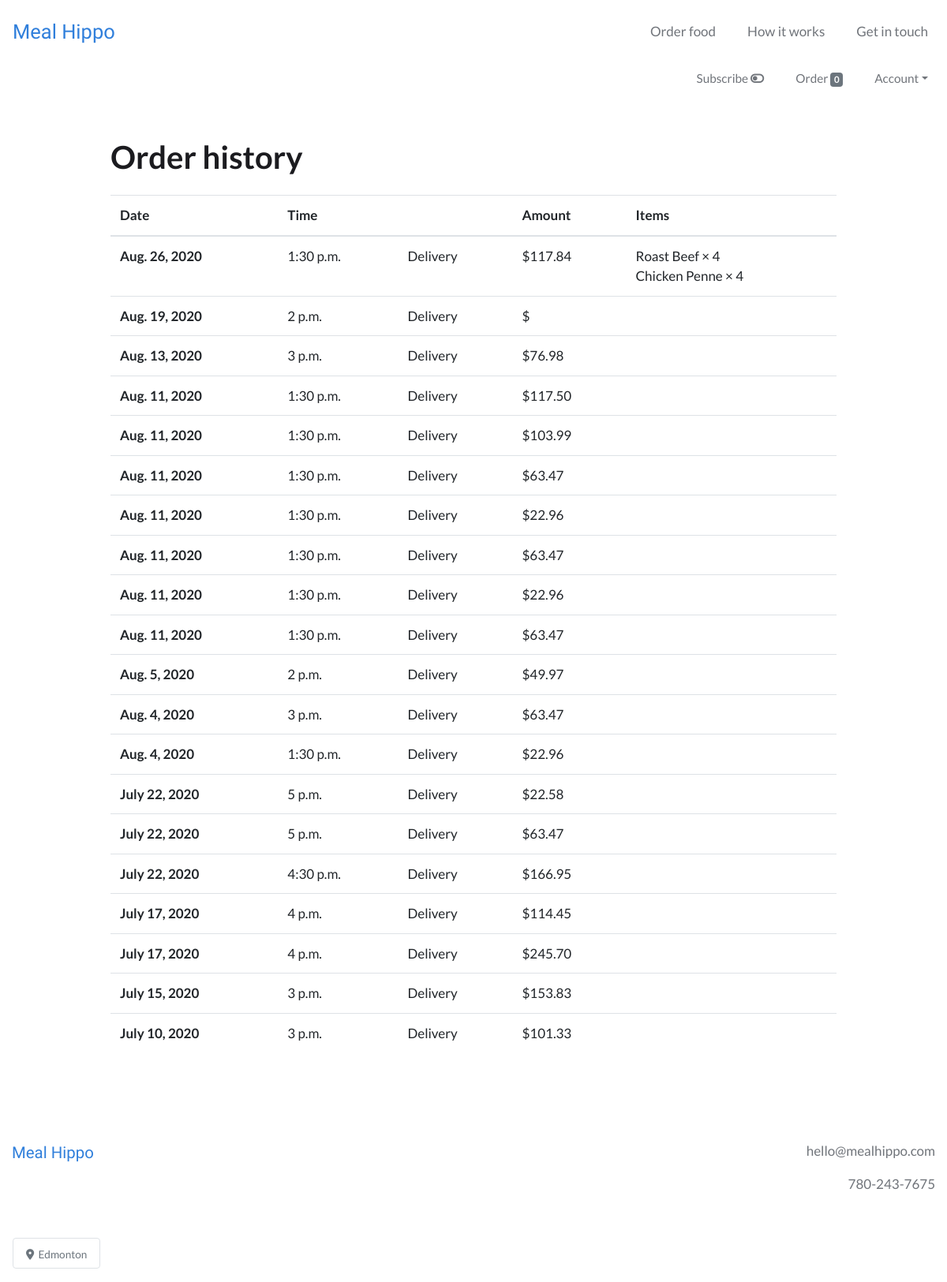
/order/history (signed in), run on an earlier commit of the app's database.
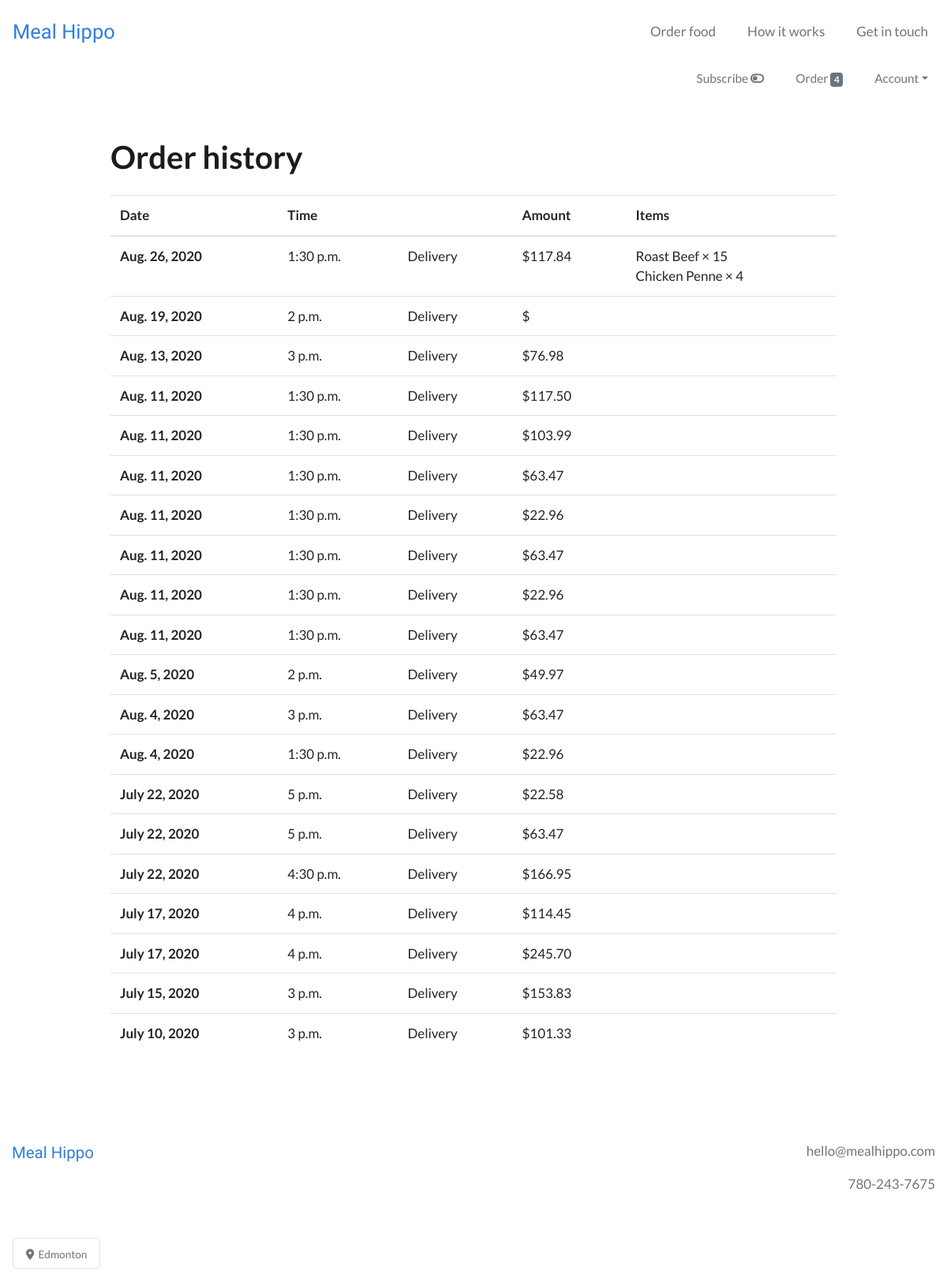
And on a later commit of the database.
### users/models.py (models this page shows, shortened)
class CustomUser(AbstractBaseUser):
    email = models.EmailField(unique=True)
    is_active = models.BooleanField(default=True)
    is_admin = models.BooleanField(default=False)
    objects = CustomUserManager()
    USERNAME_FIELD = 'email'
    REQUIRED_FIELDS = []

### webplatform/models.py (models this page shows, shortened)
class OrderItem(models.Model):
    user = models.ForeignKey(settings.AUTH_USER_MODEL, on_delete=models.CASCADE)
    item = models.ForeignKey(Item, on_delete=models.CASCADE)
    quantity = models.IntegerField(default=1)
    is_individual = models.BooleanField(default=False)
    is_completed = models.BooleanField(default=False)

class Item(models.Model):
    supplier = models.ForeignKey(Supplier, on_delete=models.CASCADE)
    name = models.CharField(max_length=100)
    description = models.TextField()
    price = models.FloatField()
    minimum_portions = models.IntegerField(blank=True, null=True)
    portion_increment = models.IntegerField(blank=True, null=True)
    minimum_lead_time = models.IntegerField(blank=True, null=True)
    calories = models.CharField(max_length=100, blank=True, null=True)
    protein = models.FloatField(blank=True, null=True)
    fat = models.FloatField(blank=True, null=True)
    carbs = models.FloatField(blank=True, null=True)
    portion_size = models.TextField(blank=True, null=True)
    rank = models.IntegerField(blank=True, null=True)
    is_active = models.BooleanField()
    is_featured = models.BooleanField(default=False)
    created_at = models.DateTimeField(auto_now_add=True)
    modified_at = models.DateTimeField(auto_now=True)

class Order(models.Model):
    user = models.ForeignKey(settings.AUTH_USER_MODEL, on_delete=models.CASCADE)
    items = models.ManyToManyField(OrderItem)
    to_be_delivered = models.BooleanField(default=True)
    delivery_date = models.DateField(null=True)
    delivery_time = models.TimeField(null=True)
    notes = models.TextField(blank=True, null=True, verbose_name='Order notes')
    is_completed = models.BooleanField(default=False)
    payment = models.ForeignKey(Payment, on_delete=models.SET_NULL, blank=True, null=True)
    created_at = models.DateTimeField(auto_now_add=True)
    modified_at = models.DateTimeField(auto_now=True)

### webplatform/views.py (the view)
# urls.py: path('order/history', views.OrderHistoryView.as_view(), name='order_history_view'),
class OrderHistoryView(IsSubscribedMixin, LoginRequiredMixin, TemplateView):
    login_url = 'login'
    template_name = 'webplatform/order_history_view.html'
    def get_context_data(self, **kwargs):
        context = super().get_context_data(**kwargs)
        context['completed_orders'] = models.Order.objects.filter(user=self.request.user, is_completed=True).order_by('-delivery_date', '-delivery_time')
        return context

### webplatform/templatetags/templatetags.py (called while the page is built)
@register.filter
def cart_item_count(user):
    if user.is_authenticated:
        queryset = models.Order.objects.filter(user=user, is_completed=False)
        if queryset.exists():
            return queryset[0].items.count()
    return 0

### webplatform/views.py (called while the page is built)
    def get_context_data(self, **kwargs):
        context = super(IsSubscribedMixin, self).get_context_data(**kwargs)
        if self.request.user.is_authenticated:
            user_subscription_qs = models.UserSubscription.objects.filter(user=self.request.user)
            user_subscription = user_subscription_qs[0]
            context['is_subscribed'] = user_subscription.is_subscribed
        return context

### webplatform/templates/webplatform/order_history_view.html (shortened to what this page needs)
{% extends 'base.html' %}
{% load static %}
{% load humanize %}
{% block content %}
<div class="container my-5">
  <div class="row my-5">
    <div class="col-md-10 offset-md-1">
      <h1 class="mb-4">Order history</h1>
      <table class="table">
        <thead>
          <tr>
            <th scope="col">Date</th>
            <th scope="col">Time</th>
            <th scope="col"></th>
            <th scope="col">Amount</th>
            <th scope="col">Items</th>
          </tr>
        </thead>
        <tbody>
          {% for completed_order in completed_orders %}
            <tr>
              <th scope="row">{{ completed_order.delivery_date }}</th>
              <td>{{ completed_order.delivery_time }}</td>
              <td>{% if completed_order.to_be_delivered %}Delivery{% else %}Pickup{% endif %}</td>
              <td>${{ completed_order.payment.price|floatformat:2|intcomma }}</td>
              <td>
                {% for order_item in completed_order.items.all %}
                  {{ order_item.item.name }} &times; {{ order_item.quantity }}<br>
                {% endfor %}
              </td>
            </tr>
          {% endfor %}
        </tbody>
      </table>
    </div>
  </div>
</div>
{% endblock %}

### templates/base.html (shortened to what this page needs)
{% load static %}
{% load templatetags %}
<!DOCTYPE html>
<html lang="en" dir="ltr">
  <head>
    <link rel="stylesheet" href="https://stackpath.bootstrapcdn.com/bootstrap/4.4.1/css/bootstrap.min.css">
    <link rel="stylesheet" type="text/css" href="{% static 'style.css' %}">
  </head>
  <body>
    <nav class="navbar navbar-expand-md navbar-light py-3">
      <a class="navbar-brand" href="{% url 'webplatform:home_view' %}">Meal&nbsp;Hippo</a>
      <div class="collapse navbar-collapse" id="navbarText">
        <ul class="navbar-nav ml-auto">
          <li class="nav-item mr-4">
            <a class="nav-link" href="{% url 'webplatform:order_items_view' %}">Order food</a>
          </li>
          <li class="nav-item mr-4">
            <a class="nav-link" href="{% url 'webplatform:support_view' %}">How it works</a>
          </li>
          {% if user.is_authenticated %}
            <li class="nav-item">
          {% else %}
            <li class="nav-item mr-4">
          {% endif %}
            <a class="nav-link" href="{% url 'webplatform:contact_view' %}">Get in touch</a>
          </li>
        </ul>
      </div>
    </nav>
    {% if user.is_authenticated %}
        <nav class="navbar navbar-expand navbar-light user-nav pt-0">
            <ul class="navbar-nav mx-auto ml-md-auto mr-md-0">
              {% if is_subscribed %}
                <li class="nav-item mr-4">
                  <a class="nav-link" data-toggle="modal" data-target="#subscribe_modal" href="">Subscribed <i class="fas fa-toggle-on"></i></a>
                </li>
              {% else %}
                <span data-toggle="tooltip" data-placement="bottom" title="Set up automatic weekly orders and save money">
                  <li class="nav-item mr-4">
                    <a class="nav-link" data-toggle="modal" data-target="#subscribe_modal" href="">Subscribe <i class="fas fa-toggle-off"></i></a>
                  </li>
                </span>
              {% endif %}
              <li class="nav-item mr-4">
                <a class="nav-link" href="{% url 'webplatform:order_items_view' %}">
                  Order <span class="badge badge-secondary">{{ request.user|cart_item_count }}</span>
                </a>
              </li>
              <li class="nav-item dropdown">
                <a class="nav-link dropdown-toggle" data-toggle="dropdown" href="#" role="button" aria-haspopup="true" aria-expanded="false">Account</a>
              </li>
            </ul>
        </nav>
    {% endif %}
    {% block content %}
    {% endblock %}
    <footer>
      <div class="container-fluid text-center py-5 mb-5">
        <div class="row">
          <div class="col-sm text-sm-left mb-4">
            <span class="logo">
              <a href="{% url 'webplatform:home_view' %}">Meal&nbsp;Hippo</a>
            </span>
          </div>
          <div class="col-sm text-sm-right">
            <p>hello@mealhippo.com</p>
            <p>780-243-7675</p>
          </div>
        </div>
      </div>
    </footer>
    <div class="fixed-bottom ml-3 mb-4 location">
      <span class="border rounded text-secondary bg-white px-3 py-2 location-badge">
        <small><i class="fas fa-map-marker-alt"></i>&nbsp;&nbsp;Edmonton</small>
      </span>
    </div>
  </body>
</html>

What changed in the data, as far as the page shows it:
changed CustomUser: user|cart_item_count "0" → "4"
changed OrderItem "Roast Beef": quantity "4" → "15"
